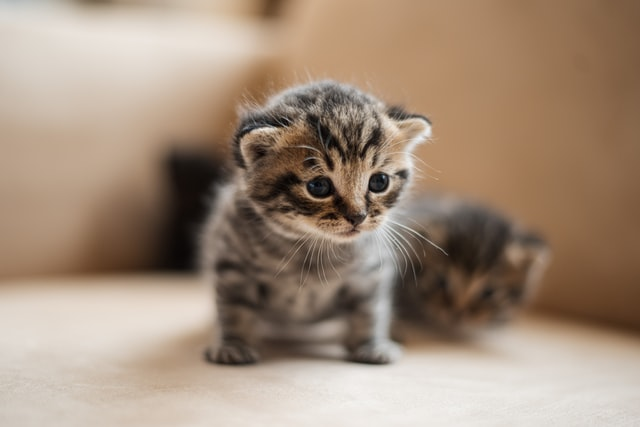
#> input picture Task 4 - Image to Pencil Sketch with Python/input/animals/cat.jpg, 640 x 427 px
$ jupyter execute image-to-pencil-sketch.ipynb   (shell and % lines are left out)
#> lines starting #> are read from the running program, lines starting #| are printed output that depends on the picture
<center><h1>😺 Image to Pencil Sketch ✏️</h1></center>

# Loading Libraries

[cell 1]
import numpy as np
import matplotlib.image as mpimg
import matplotlib.pyplot as plt
import cv2

# Performing CV

### Reading Image

[cell 2]
image = mpimg.imread('../input/animals/cat.jpg')
#> image is the input picture: shape (427, 640, 3); mean R, G, B 162.2, 141.3, 122.9
plt.imshow(image)

### Grey Image

To decrease the complexity of the image and make the handling easier we will be converting the image to a grayscale image with the help of the `cvtColor` function.

[cell 3]
gray_image = cv2.cvtColor(image, cv2.COLOR_BGR2GRAY)
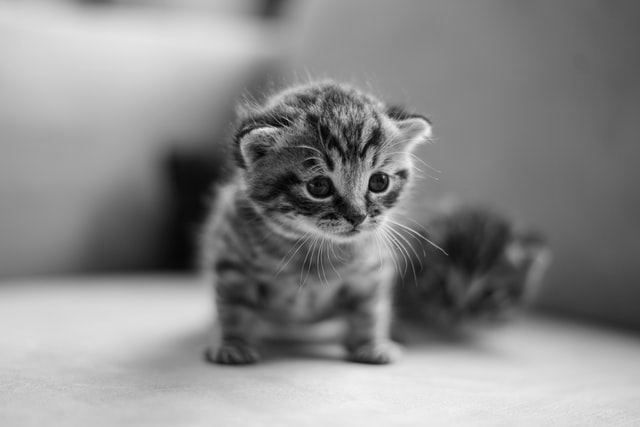
#> gray_image: shape (427, 640); min 0, max 241, mean 138.2
plt.imshow(gray_image, cmap='gray')

### Inverted Grey Image

Now the next step is to invert the image. Because when an image is inverted it helps in studying the image with more precision and detail.
The more detailed study is important for the sketch generation as the sketches need to be accurate and good.

[cell 4]
inverted_image = 255 - gray_image
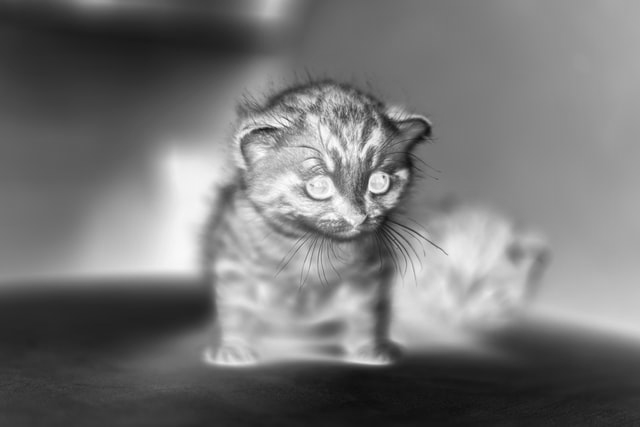
#> inverted_image: shape (427, 640); min 14, max 255, mean 116.8
plt.imshow(inverted_image, cmap='Greys_r')

### Blurred Image

In addition to this, we will also be smoothing the image to make sure the sketch we obtain is less edgy and smooth.

[cell 5]
inverted_blurred = cv2.GaussianBlur(inverted_image, (21, 21), 0)
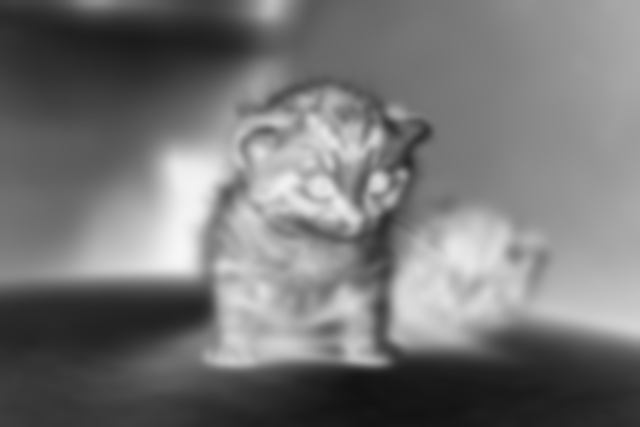
#> inverted_blurred: shape (427, 640); min 18, max 247, mean 116.8

f, (ax1, ax2) = plt.subplots(1, 2, figsize=(20,10))

ax1.set_title('inverted gray')
ax1.imshow(inverted_image, cmap='Greys_r')

ax2.set_title('inverted blurred image')
ax2.imshow(inverted_blurred, cmap='Greys_r')
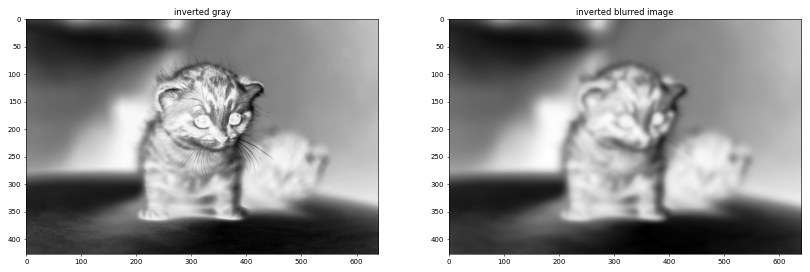
#> figure drawn by matplotlib, 2 panels

### Pencil Sketch

Now that the whole image processing is done, we will be passing the previous outputs to the function and pass the right and accurate parameters to make the appropriate changes to the image.

[cell 6]
final = cv2.divide(gray_image, 255 - inverted_blurred, scale=240)
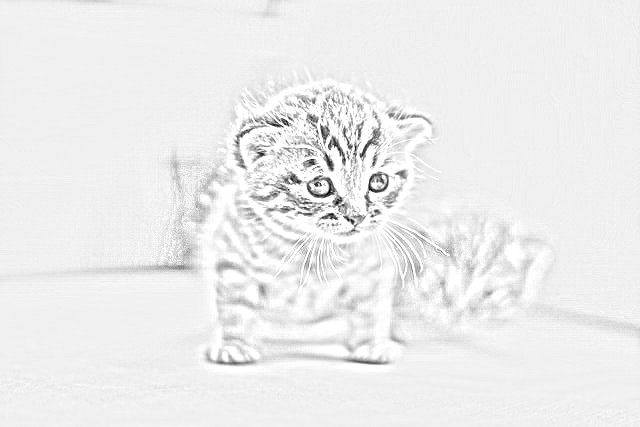
#> final: shape (427, 640); min 0, max 255, mean 236.9
plt.figure(figsize=(15,15))
plt.imshow(final,cmap="gray")
plt.axis("off")
plt.title("Final Sketch Image")
plt.show()

### All images in one frame

[cell 7]
plt.figure(figsize=(30,30))
plt.subplot(1,5,1)
plt.imshow(image)
plt.axis("off")
plt.title("Original Image")
plt.subplot(1,5,2)
plt.imshow(gray_image, cmap="gray")
plt.axis("off")
plt.title("GrayScale Image")
plt.subplot(1,5,3)
plt.imshow(inverted_image,cmap="gray")
plt.axis("off")
plt.title("Inverted Image")
plt.subplot(1,5,4)
plt.imshow(inverted_blurred,cmap="gray")
plt.axis("off")
plt.title("Smoothen Image")
plt.subplot(1,5,5)
plt.imshow(final,cmap="gray")
plt.axis("off")
plt.title("Final Sketch Image")
plt.show()

$ run again, with Task 4 - Image to Pencil Sketch with Python/input/animals/dog.jpg copied over Task 4 - Image to Pencil Sketch with Python/input/animals/cat.jpg
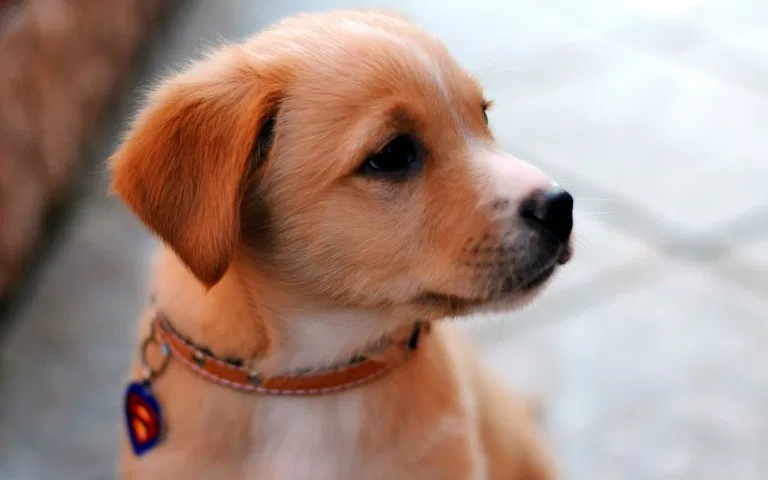
#> input picture Task 4 - Image to Pencil Sketch with Python/input/animals/dog.jpg, 768 x 480 px
#> image is the input picture: shape (480, 768, 3); mean R, G, B 169.6, 145.2, 134.9
#> `inverted_image = 255 - gray_image`:
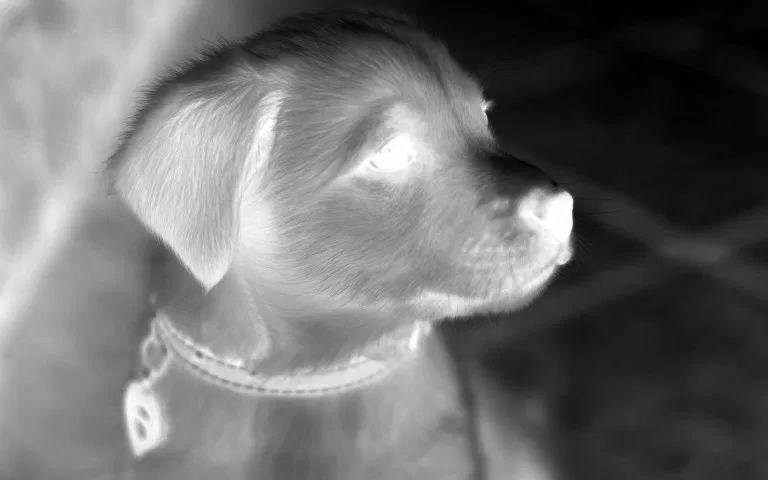
#> inverted_image: shape (480, 768); min 0, max 255, mean 110.1
#> `final = cv2.divide(gray_image, 255 - inverted_blurred, scale=240)`:
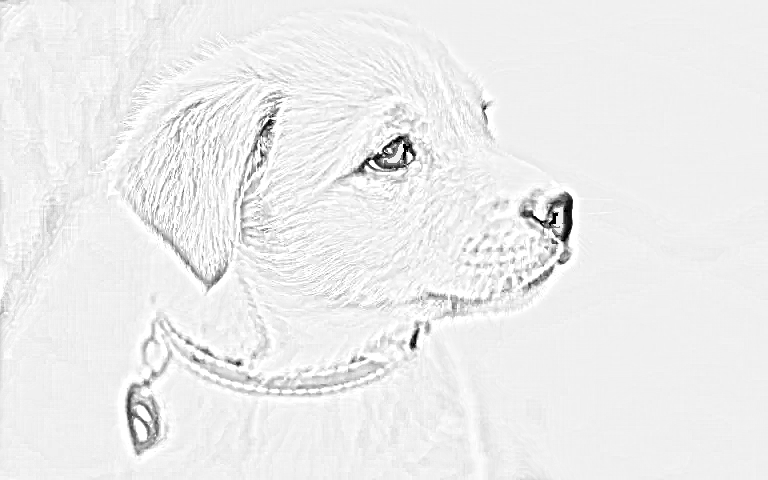
#> final: shape (480, 768); min 0, max 255, mean 237.1
